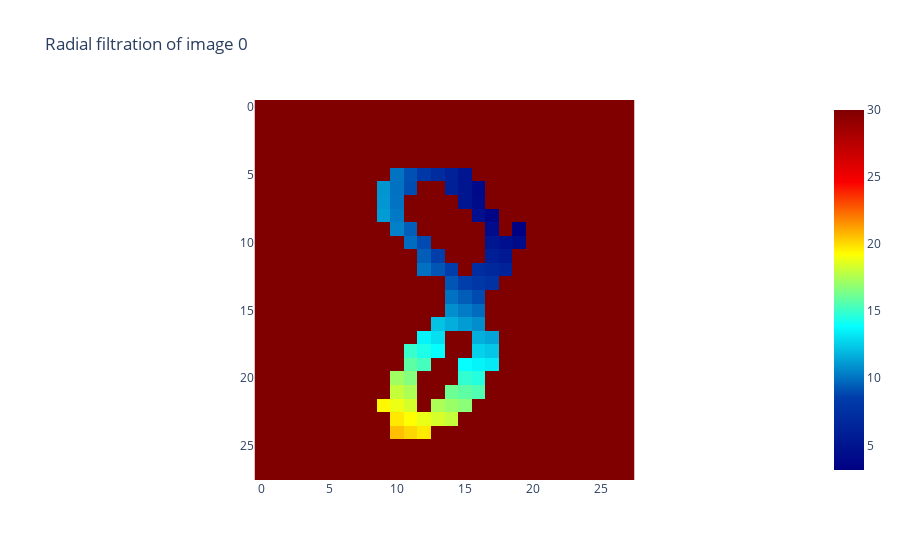

This figure's notebook cell:
### Markdown cell above
where ![image.png](attachment:image.png) is the distance of the pixel that is furthest from <i>c</i>. To reproduce the filtered image from the MNIST article, we’ll pick <i>c</i> = (20,6):

### Code cell
from gtda.images import RadialFiltration

radial_filtration = RadialFiltration(center=np.array([20, 6]))
im8_filtration = radial_filtration.fit_transform(im8_binarized)

radial_filtration.plot(im8_filtration, colorscale="jet")

### Figure 1 — Plotly figure (JSON) as saved in the notebook; plotly's stock layout.template omitted (floating-point values rounded to 4 significant figures; data arrays with more than 128 entries replaced by an {"elided": "..."} marker saying what was removed)
{"data": [{"colorscale": [[0, "rgb(0,0,131)"], [0.2, "rgb(0,60,170)"], [0.4, "rgb(5,255,255)"], [0.6, "rgb(255,255,0)"], [0.8, "rgb(250,0,0)"], [1, "rgb(128,0,0)"]], "type": "heatmap", "z": {"elided": "28x28 float values"}}], "layout": {"plot_bgcolor": "white", "title": {"text": "Radial filtration of image 0"}, "xaxis": {"constrain": "domain", "scaleanchor": "y"}, "yaxis": {"autorange": "reversed", "constrain": "domain"}}}
